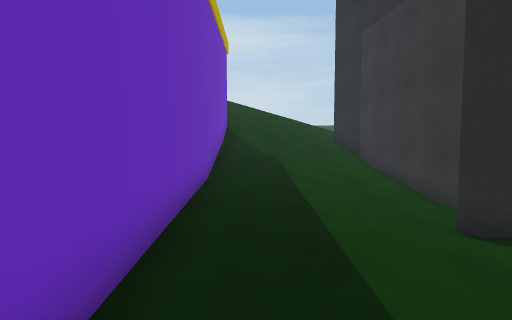
view 1 (above)

16 first-person views from a walk through a scene from a Unity 3-D project. The camera is 1.5 m above the floor, tilts 4° down and sees 75° across. The floor is counted in squares, 1 m on a side. Each view is taken from the middle of a square. On the plan, view 1 faces up. The plan holds only what a view shows up to about 15 squares ahead; the rest is blank. The place goes on beyond the plan. The player character is not drawn. Some animated figures are not drawn.

view 2
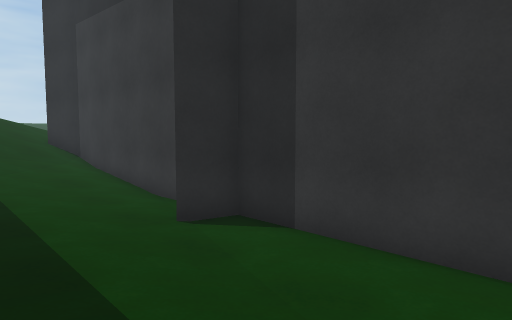

view 3
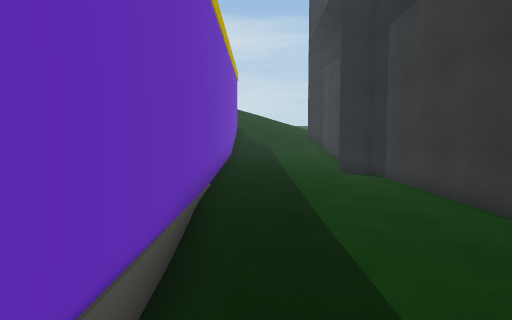

view 4
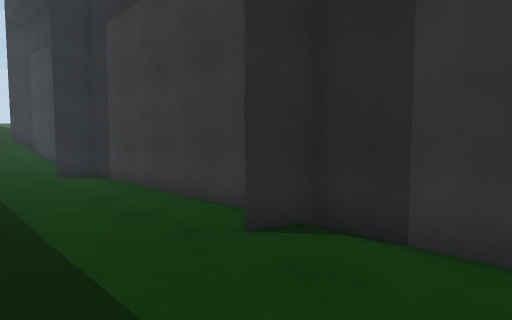

view 5
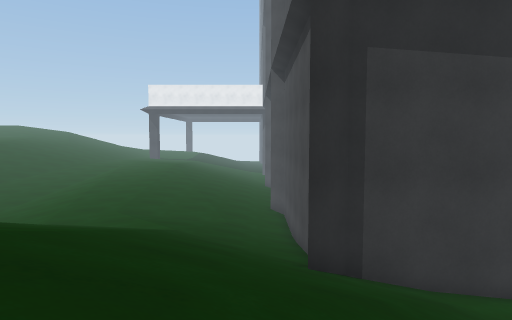

view 6
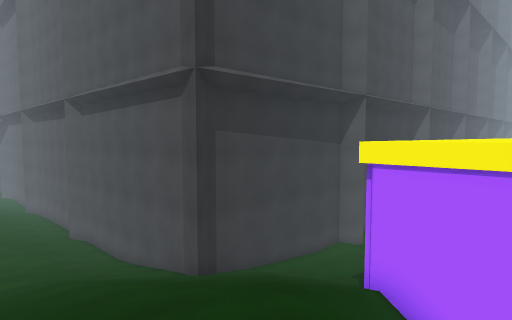

view 7
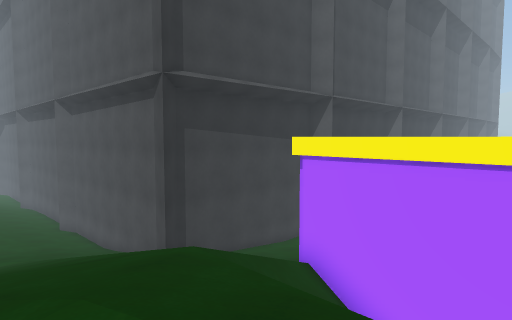

view 8
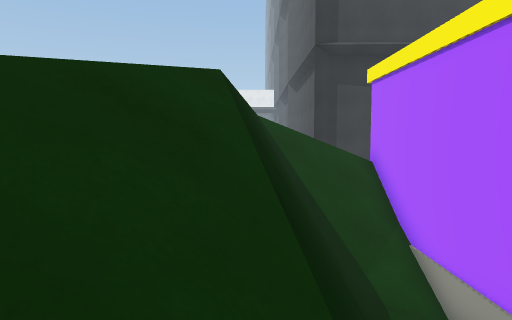

view 9
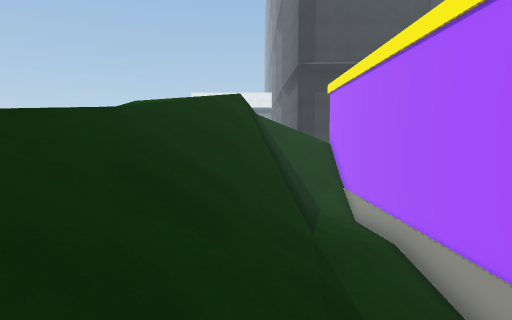

view 10
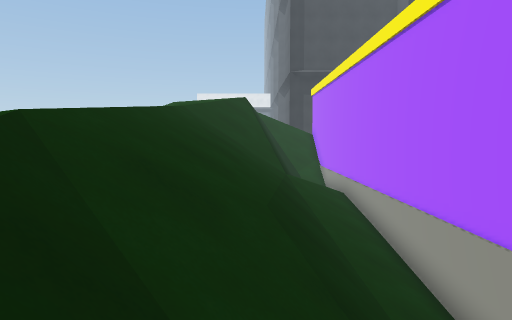

view 11
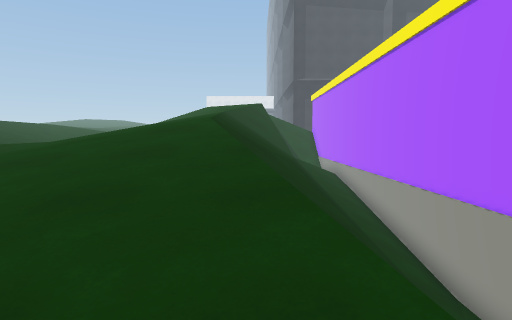

view 12
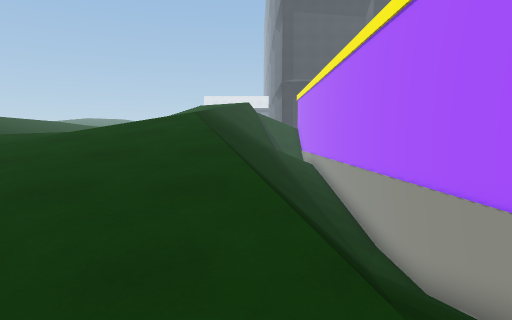

view 13
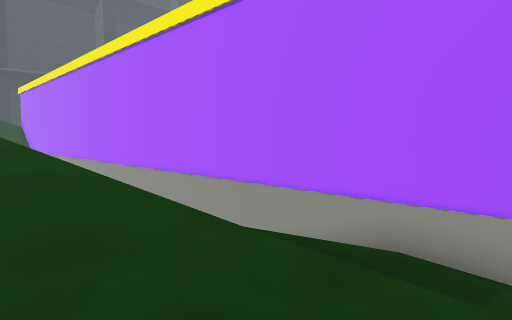

view 14
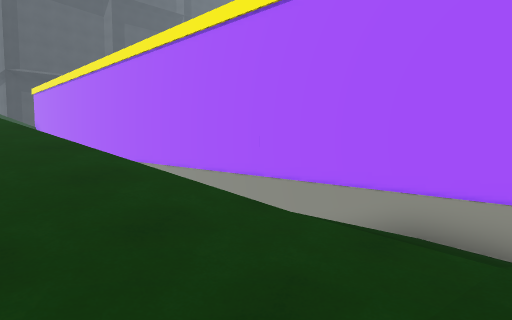

view 15
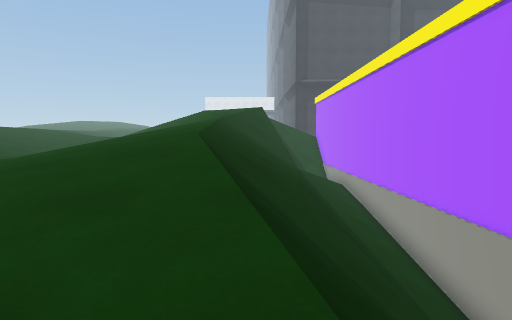

view 16
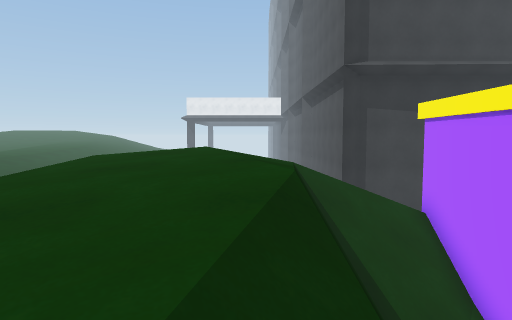

### Floor plan
Key: @ floor where view 1 was taken; # wall or solid block; . main floor; : floor 0.25 m higher than the main floor; - floor 0.25 m lower than the main floor; + floor 0.5 m higher than the main floor; * floor 0.75 m higher than the main floor; % floor 1 m higher than the main floor; & floor 4 m higher than the main floor; $ floor 4.25 m higher than the main floor; / step, stairs or slope; = window, fence, low wall or low ledge; v drop or lower ground.
Columns run from 37 left of view 1 to 11 right of it. Each row starts with its distance up from view 1.
 22 -  /////////////////////////&&&&$//     //   %***
 21 - -/////////////////////////&&$$$$///////////%*//
 20  --//////////////////////////$$&&&///////////////
 19 .-..///////////////////////vvvvvvv=//////////////
 18 -...////////////////////v########=///////////////
 17 ///////////////////////////===#=/////////////////
 16  /// ////////////////////////////////////##//////
 15  ###################################/////########
 14                                    ##/////#
 13                                     #/////#
 12                                     #/////#
 11                                     #/////#
 10                                     #/////#
  9                                     #++:..#
  8                                     #+::..#
  7                                     #+:...#
  6                                     #::..##
  5                                     #:...##
  4                                     #:..-.#
  3                                     #...-.#
  2                                     #...-.#
  1                                     #..--.#
  0                                     #@.--.#
 -1                                     #.--..#
 -2                                     #.--..#
 -3                                     #.--..#
 -4                                     #---.##
 -5                                     #---.##
 -6                                     # --..#
 -7                                        -..#
 -8                                      -  ..

Where each view was taken, in squares from view 1:
view 1: 0 up, 0 right, facing up
view 2: 0 up, 0 right, facing up-right
view 3: 8 down, 0 right, facing up
view 4: 8 down, 0 right, facing up-right
view 5: 17 up, 3 left, facing right
view 6: 22 up, 5 left, facing down-right
view 7: 22 up, 7 left, facing down-right
view 8: 19 up, 14 left, facing right
view 9: 19 up, 21 left, facing right
view 10: 19 up, 27 left, facing right
view 11: 20 up, 33 left, facing right
view 12: 19 up, 36 left, facing right
view 13: 21 up, 37 left, facing down-right
view 14: 22 up, 37 left, facing down-right
view 15: 20 up, 31 left, facing right
view 16: 20 up, 12 left, facing right
